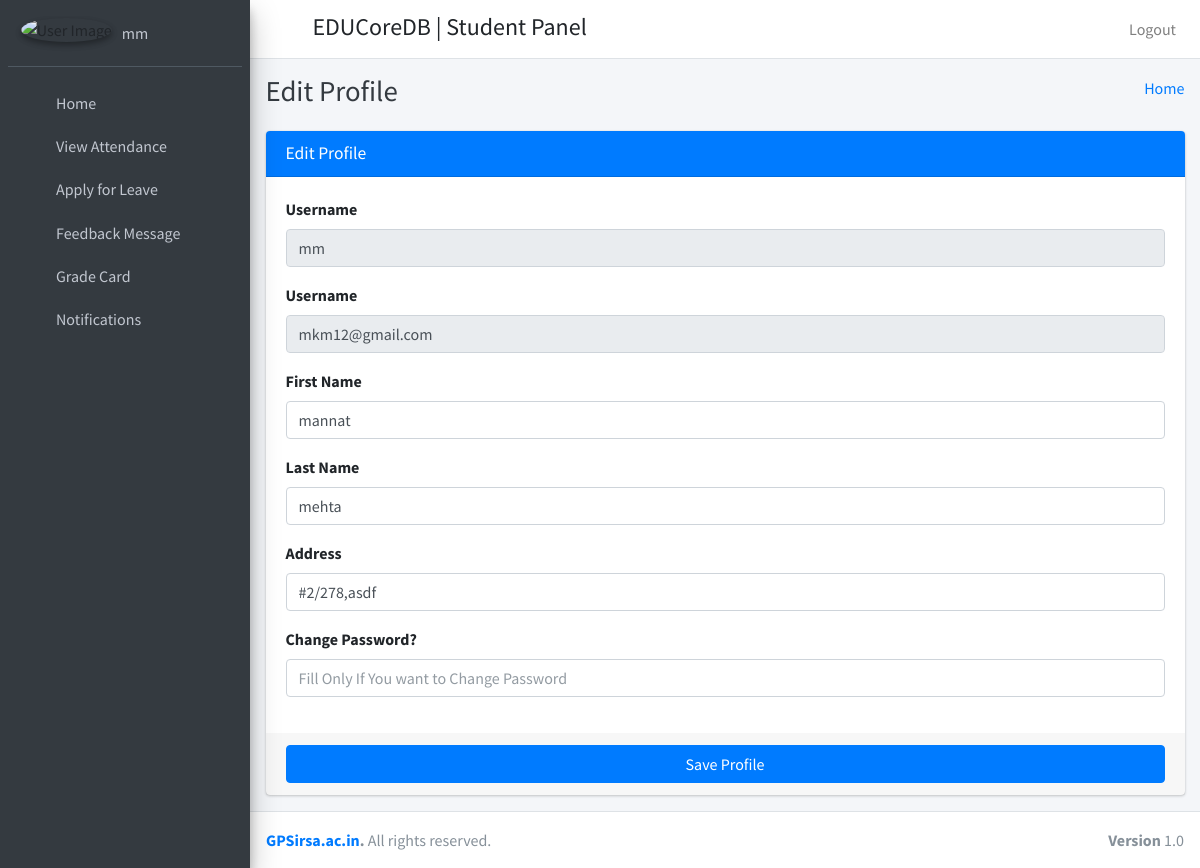
The page /student_profile (signed in) on the database its author committed.
### educoredb_app/models.py (models this page shows)
class CustomUser(AbstractUser):
    user_type_data=((1,"HOD"),(2,"Staff"),(3,"Student"))
    user_type=models.CharField(default=1,choices=user_type_data,max_length=10)

class Students(models.Model):
    id=models.AutoField(primary_key=True)
    admin=models.OneToOneField(CustomUser,on_delete=models.CASCADE)
    gender=models.CharField(max_length=255)
    profile_pic=models.FileField()
    address=models.TextField()
    course_id=models.ForeignKey(Courses,on_delete=models.DO_NOTHING)
    session_year_id=models.ForeignKey(SessionYearModel,on_delete=models.CASCADE)
    created_at=models.DateTimeField(auto_now_add=True)
    updated_at=models.DateTimeField(auto_now_add=True)
    fcm_token=models.TextField(default="")
    objects = models.Manager()

### educoredb_app/StudentViews.py (the view)
# urls.py: path('student_profile', StudentViews.student_profile, name="student_profile"),
def student_profile(request):
    user=CustomUser.objects.get(id=request.user.id)
    student=Students.objects.get(admin=user)
    return render(request,"student_template/student_profile.html",{"user":user,"student":student})

### educoredb_app/templates/student_template/student_profile.html (shortened to what this page needs)
{% extends 'student_template/base_template.html' %}
{% block page_title %}
Edit Profile
{% endblock page_title %}
{% block main_content %}
    <section class="content">
      <div class="container-fluid">
          <div class="row">
              <div class="col-md-12">
            <div class="card card-primary">
              <div class="card-header">
                <h3 class="card-title">Edit Profile</h3>
              </div>
              <form role="form" action="{% url 'student_profile_save' %}" method="post">
                <div class="card-body">
                  <div class="form-group">
                    <label>Username</label>
                    <input type="text" class="form-control" name="username" value="{{ user.username }}" disabled="disabled">
                  </div>
                  <div class="form-group">
                    <label>Username</label>
                    <input type="text" class="form-control" name="username" value="{{ user.email }}" disabled="disabled">
                  </div>
                   <div class="form-group">
                    <label>First Name</label>
                    <input type="text" class="form-control" name="first_name" value="{{ user.first_name }}">
                  </div>
                  <div class="form-group">
                    <label>Last Name</label>
                    <input type="text" class="form-control" name="last_name" value="{{ user.last_name }}">
                  </div>
                   <div class="form-group">
                    <label>Address</label>
                    <input type="text" class="form-control" name="address" value="{{ student.address }}">
                  </div>
                   <div class="form-group">
                    <label>Change Password?</label>
                    <input type="text" class="form-control" name="password" placeholder="Fill Only If You want to Change Password">
                  </div>
                </div>
                <div class="card-footer">
                  <button type="submit" class="btn btn-primary btn-block">Save Profile</button>
                </div>
              </form>
            </div>
          </div>
          </div>
      </div>
    </section>
{% endblock main_content %}

### educoredb_app/templates/student_template/sidebar_template.html
{% load static %}
  <aside class="main-sidebar sidebar-dark-primary elevation-4">
    <div class="sidebar">
      <div class="user-panel mt-3 pb-3 mb-3 d-flex">
        <div class="image">
          <img src="{% static "dist/img/ksw.jpg" %}" class="img-circle elevation-2" alt="User Image">
        </div>
        <div class="info">
          <a href="{% url 'student_profile' %}" class="d-block">{{ user.username }}</a>
        </div>
      </div>
      <nav class="mt-2">
        <ul class="nav nav-pills nav-sidebar flex-column" data-widget="treeview" role="menu" data-accordion="false">
          <li class="nav-item">
            {% url 'student_home' as student_home %}
            <a href="{{ student_home }}" class="nav-link {% if request.path == student_home %} active {% endif %}">
              <i class="nav-icon fas fa-th"></i>
              <p>
                Home
              </p>
            </a>
          </li>
          <li class="nav-item">
            {% url 'student_view_attendance' as student_view_attendance %}
            {% url 'student_view_attendance_post' as student_view_attendance_post %}
            <a href="{{ student_view_attendance }}" class="nav-link {% if request.path == student_view_attendance %} active {% endif %} {% if request.path == student_view_attendance_post %} active {% endif %}">
              <i class="nav-icon fas fa-th"></i>
              <p>
                View Attendance
              </p>
            </a>
          </li>
           <li class="nav-item">
            {% url 'student_apply_leave' as student_apply_leave %}
            <a href="{{ student_apply_leave }}" class="nav-link {% if request.path == student_apply_leave %} active {% endif %}">
              <i class="nav-icon fas fa-th"></i>
              <p>
                Apply for Leave
              </p>
            </a>
          </li>
           <li class="nav-item">
            {% url 'student_feedback' as student_feedback %}
            <a href="{{ student_feedback }}" class="nav-link {% if request.path == student_feedback %} active {% endif %}">
              <i class="nav-icon fas fa-th"></i>
              <p>
                Feedback Message
              </p>
            </a>
          </li>
          <li class="nav-item">
            {% url 'student_view_result' as student_view_result %}
            <a href="{{ student_view_result }}" class="nav-link {% if request.path == student_view_result %} active {% endif %}">
              <i class="nav-icon fas fa-th"></i>
              <p>
                Grade Card
              </p>
            </a>
          </li>
          <li class="nav-item">
            {% url 'student_all_notification' as student_all_notification %}
            <a href="{{ student_all_notification }}" class="nav-link {% if request.path == student_all_notification %} active {% endif %}">
              <i class="nav-icon fas fa-th"></i>
              <p>
                Notifications
              </p>
            </a>
          </li>
        </ul>
      </nav>
    </div>
  </aside>

### rows shown on the page
CustomUser: username "mm", username "mkm12@gmail.com", first_name "mannat", last_name "mehta"
Students: address "#2/278,asdf"
